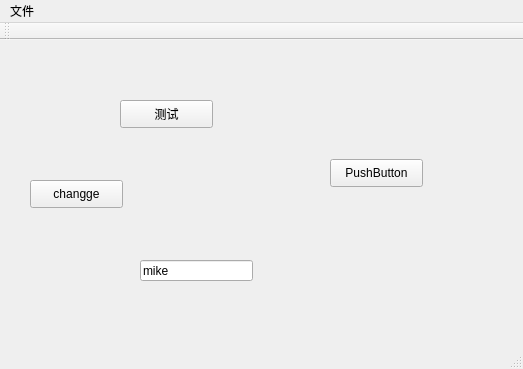
<?xml version="1.0" encoding="UTF-8"?>
<ui version="4.0">
 <class>MainWindow</class>
 <widget class="QMainWindow" name="MainWindow">
  <property name="geometry">
   <rect>
    <x>0</x>
    <y>0</y>
    <width>523</width>
    <height>369</height>
   </rect>
  </property>
  <property name="windowTitle">
   <string>MainWindow</string>
  </property>
  <widget class="QWidget" name="centralWidget">
   <widget class="QPushButton" name="btn">
    <property name="geometry">
     <rect>
      <x>120</x>
      <y>60</y>
      <width>93</width>
      <height>28</height>
     </rect>
    </property>
    <property name="text">
     <string>测试</string>
    </property>
   </widget>
   <widget class="QStackedWidget" name="stackedWidget">
    <property name="geometry">
     <rect>
      <x>310</x>
      <y>79</y>
      <width>161</width>
      <height>171</height>
     </rect>
    </property>
    <widget class="QWidget" name="page_3">
     <widget class="QPushButton" name="pushButton">
      <property name="geometry">
       <rect>
        <x>20</x>
        <y>40</y>
        <width>93</width>
        <height>28</height>
       </rect>
      </property>
      <property name="text">
       <string>PushButton</string>
      </property>
     </widget>
    </widget>
    <widget class="QWidget" name="page_6">
     <widget class="QToolButton" name="toolButton">
      <property name="geometry">
       <rect>
        <x>40</x>
        <y>60</y>
        <width>47</width>
        <height>21</height>
       </rect>
      </property>
      <property name="text">
       <string>...</string>
      </property>
     </widget>
    </widget>
    <widget class="QWidget" name="page_5">
     <widget class="QRadioButton" name="radioButton">
      <property name="geometry">
       <rect>
        <x>20</x>
        <y>60</y>
        <width>115</width>
        <height>19</height>
       </rect>
      </property>
      <property name="text">
       <string>RadioButton</string>
      </property>
     </widget>
    </widget>
    <widget class="QWidget" name="page_4">
     <widget class="QCheckBox" name="checkBox">
      <property name="geometry">
       <rect>
        <x>30</x>
        <y>70</y>
        <width>91</width>
        <height>19</height>
       </rect>
      </property>
      <property name="text">
       <string>CheckBox</string>
      </property>
     </widget>
    </widget>
   </widget>
   <widget class="QPushButton" name="change">
    <property name="geometry">
     <rect>
      <x>30</x>
      <y>140</y>
      <width>93</width>
      <height>28</height>
     </rect>
    </property>
    <property name="text">
     <string>changge</string>
    </property>
   </widget>
   <widget class="QLineEdit" name="lineEdit">
    <property name="geometry">
     <rect>
      <x>140</x>
      <y>220</y>
      <width>113</width>
      <height>21</height>
     </rect>
    </property>
    <property name="text">
     <string>mike</string>
    </property>
   </widget>
  </widget>
  <widget class="QMenuBar" name="menuBar">
   <property name="geometry">
    <rect>
     <x>0</x>
     <y>0</y>
     <width>523</width>
     <height>26</height>
    </rect>
   </property>
   <widget class="QMenu" name="menu">
    <property name="title">
     <string>文件</string>
    </property>
    <addaction name="actionoPNE"/>
    <addaction name="actionSave"/>
   </widget>
   <addaction name="menu"/>
  </widget>
  <widget class="QToolBar" name="mainToolBar">
   <attribute name="toolBarArea">
    <enum>TopToolBarArea</enum>
   </attribute>
   <attribute name="toolBarBreak">
    <bool>false</bool>
   </attribute>
  </widget>
  <widget class="QStatusBar" name="statusBar"/>
  <action name="actionoPNE">
   <property name="text">
    <string>Open</string>
   </property>
  </action>
  <action name="actionSave">
   <property name="text">
    <string>Save</string>
   </property>
  </action>
 </widget>
 <layoutdefault spacing="6" margin="11"/>
 <resources/>
 <connections>
  <connection>
   <sender>btn</sender>
   <signal>clicked()</signal>
   <receiver>MainWindow</receiver>
   <slot>close()</slot>
   <hints>
    <hint type="sourcelabel">
     <x>166</x>
     <y>113</y>
    </hint>
    <hint type="destinationlabel">
     <x>261</x>
     <y>184</y>
    </hint>
   </hints>
  </connection>
 </connections>
</ui>
